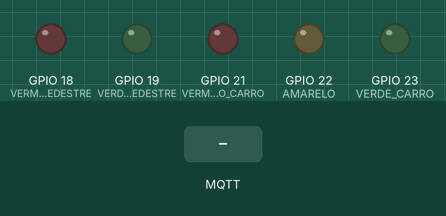
Simulated run of this sketch. Board: ESP32. On the bench: output pins drawn as LEDs (lit = HIGH). Inputs (shaded band) come from the test bench. WiFi joins after 1.5 s; servers stay silent unless stated; no MQTT or app messages arrive unless stated; what the sketch prints to the serial monitor is not drawn.

Above: at 2.8 s.
2.9 s: MQTT message "start" arrives on the first subscribed topic
At 3.5 s:
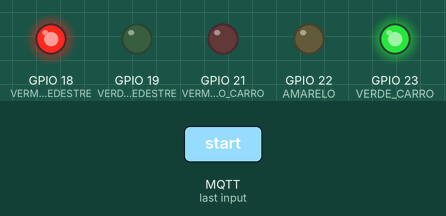
4.4 s: MQTT message "stop" arrives on the first subscribed topic
At 4.7 s:
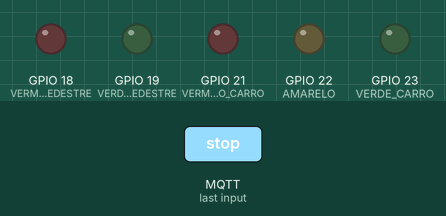
Timing chart, 0 to 7.4 s (numbered marks = the images above; inputs shaded):
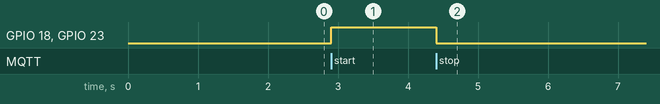

The sketch:

main.ino
```cpp
// main.cpp - ESP32 MQTT (PubSubClient) + semáforo sem delay()
#include <WiFi.h>
#include <PubSubClient.h>

// ====== CONFIGURE AQUI ======
const char* ssid = "AndroidAP0C94";
const char* password = "paodequeijo";

const char* mqtt_server = "broker.hivemq.com"; // IP ou domínio do broker
const uint16_t mqtt_port = 1883;                // 1883 (tcp) ou 8883 (tls)
const char* mqtt_user = "";          // ou NULL
const char* mqtt_pass = "";       // ou NULL
// ============================

WiFiClient espClient;       // use WiFiClientSecure se for TLS
PubSubClient mqtt(espClient);

// Tópicos
const char* TOPIC_CTRL   = "semaforo/controle"; // receber 'start' / 'stop'
const char* TOPIC_STATUS = "semaforo/status";   // publica estado: "running"/"stopped"

// Pinos do semáforo
const int VERDE_CARRO = 23;
const int AMARELO = 22;
const int VERMELHO_CARRO = 21;
const int VERDE_PEDESTRE = 19;
const int VERMELHO_PEDESTRE = 18;

// Tempos (ms)
const unsigned long DURA_VERDE = 4000;
const unsigned long DURA_AMARELO = 4000;
const unsigned long DURA_VERMELHO = 4000;

// Estado do semáforo
bool running = false;
unsigned long lastChange = 0;
int state = 0; // 0 idle, 1 verde carro, 2 amarelo, 3 vermelho carro / verde pedestre

// Helpers
void publishStatus(const char* status, bool retained=true) {
  mqtt.publish(TOPIC_STATUS, status, retained);
}

// Callback MQTT (quando recebe mensagem)
void mqttCallback(char* topic, byte* payload, unsigned int length) {
  String msg;
  for (unsigned int i = 0; i < length; i++) msg += (char)payload[i];
  msg.trim();
  Serial.printf("MQTT Received on %s: %s\n", topic, msg.c_str());

  if (String(topic) == TOPIC_CTRL) {
    if (msg.equalsIgnoreCase("start")) {
      if (!running) {
        running = true;
        state = 1;
        lastChange = millis();
        // set initial lights
        digitalWrite(VERDE_CARRO, HIGH);
        digitalWrite(AMARELO, LOW);
        digitalWrite(VERMELHO_CARRO, LOW);
        digitalWrite(VERMELHO_PEDESTRE, HIGH);
        digitalWrite(VERDE_PEDESTRE, LOW);
        publishStatus("running");
      }
    } else if (msg.equalsIgnoreCase("stop")) {
      running = false;
      state = 0;
      // apagar leds
      digitalWrite(VERDE_CARRO, LOW);
      digitalWrite(AMARELO, LOW);
      digitalWrite(VERMELHO_CARRO, LOW);
      digitalWrite(VERMELHO_PEDESTRE, LOW);
      digitalWrite(VERDE_PEDESTRE, LOW);
      publishStatus("stopped");
    }
  }
}

void connectWiFi() {
  Serial.printf("Conectando WiFi %s ...\n", ssid);
  WiFi.mode(WIFI_STA);
  WiFi.begin(ssid, password);
  while (WiFi.status() != WL_CONNECTED) {
    delay(300);
    Serial.print(".");
  }
  Serial.println();
  Serial.print("WiFi conectado. IP: ");
  Serial.println(WiFi.localIP());
}

void connectMQTT() {
  while (!mqtt.connected()) {
    Serial.print("Conectando ao broker MQTT...");
    // unique client id
    String clientId = "ESP32-Semaforo-";
    clientId += String((uint32_t)ESP.getEfuseMac(), HEX);

    // se quiser usar Last Will: aqui usamos a versão connect com will
    if (mqtt.connect(clientId.c_str(), mqtt_user, mqtt_pass, TOPIC_STATUS, 1, true, "offline")) {
      Serial.println("conectado");
      // subscribes
      mqtt.subscribe(TOPIC_CTRL);
      // publica status retained (ao conectar)
      publishStatus(running ? "running" : "stopped", true);
    } else {
      Serial.print("falhou, rc=");
      Serial.print(mqtt.state());
      Serial.println(" tentando de novo em 5s");
      delay(5000);
    }
  }
}

void setup() {
  Serial.begin(115200);
  delay(100);

  // pinos
  pinMode(VERDE_CARRO, OUTPUT);
  pinMode(AMARELO, OUTPUT);
  pinMode(VERMELHO_CARRO, OUTPUT);
  pinMode(VERDE_PEDESTRE, OUTPUT);
  pinMode(VERMELHO_PEDESTRE, OUTPUT);

  // desligar todos inicialmente
  digitalWrite(VERDE_CARRO, LOW);
  digitalWrite(AMARELO, LOW);
  digitalWrite(VERMELHO_CARRO, LOW);
  digitalWrite(VERDE_PEDESTRE, LOW);
  digitalWrite(VERMELHO_PEDESTRE, LOW);

  connectWiFi();

  mqtt.setServer(mqtt_server, mqtt_port);
  mqtt.setCallback(mqttCallback);

  connectMQTT();

  Serial.println("Setup completo.");
}

void loop() {
  if (!mqtt.connected()) {
    connectMQTT();
  }
  mqtt.loop();

  if (!running) return;

  unsigned long now = millis();
  switch (state) {
    case 1: // verde carro
      if (now - lastChange >= DURA_VERDE) {
        // vai para amarelo
        digitalWrite(VERDE_CARRO, LOW);
        digitalWrite(AMARELO, HIGH);
        lastChange = now;
        state = 2;
      }
      break;
    case 2: // amarelo
      if (now - lastChange >= DURA_AMARELO) {
        // vai para vermelho carro / verde pedestre
        digitalWrite(AMARELO, LOW);
        digitalWrite(VERMELHO_CARRO, HIGH);
        digitalWrite(VERMELHO_PEDESTRE, LOW);
        digitalWrite(VERDE_PEDESTRE, HIGH);
        lastChange = now;
        state = 3;
      }
      break;
    case 3: // vermelho carro / verde pedestre
      if (now - lastChange >= DURA_VERMELHO) {
        // volta ao verde carro
        digitalWrite(VERDE_PEDESTRE, LOW);
        digitalWrite(VERMELHO_PEDESTRE, HIGH);
        digitalWrite(VERMELHO_CARRO, LOW);
        digitalWrite(VERDE_CARRO, HIGH);
        lastChange = now;
        state = 1;
      }
      break;
    default:
      break;
  }
}
```

Measured:
- after the input at 2.9 s, GPIO 18 (VERMELHO_PEDESTRE), GPIO 23 (VERDE_CARRO): LOW → HIGH at once
- after the input at 4.4 s, GPIO 18 (VERMELHO_PEDESTRE): HIGH → LOW after 0.00 s instead of 6.5 s; GPIO 19 (VERDE_PEDESTRE), GPIO 21 (VERMELHO_CARRO): stays LOW (without the input it goes to HIGH after 6.5 s); GPIO 22 (AMARELO): stays LOW (without the input it goes to HIGH after 2.5 s); GPIO 23 (VERDE_CARRO): HIGH → LOW after 0.00 s instead of 2.5 s
